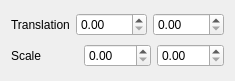
<?xml version="1.0" encoding="UTF-8"?>
<ui version="4.0">
 <class>Transform</class>
 <widget class="QWidget" name="Transform">
  <property name="geometry">
   <rect>
    <x>0</x>
    <y>0</y>
    <width>198</width>
    <height>81</height>
   </rect>
  </property>
  <property name="windowTitle">
   <string>Form</string>
  </property>
  <layout class="QVBoxLayout" name="verticalLayout">
   <item>
    <layout class="QHBoxLayout" name="layout_translation">
     <item>
      <widget class="QLabel" name="translation_label">
       <property name="text">
        <string>Translation</string>
       </property>
      </widget>
     </item>
     <item>
      <widget class="QDoubleSpinBox" name="translate_x">
       <property name="decimals">
        <number>2</number>
       </property>
       <property name="maximum">
        <double>2000.000000000000000</double>
       </property>
      </widget>
     </item>
     <item>
      <widget class="QDoubleSpinBox" name="translate_y">
       <property name="maximum">
        <double>2000.000000000000000</double>
       </property>
      </widget>
     </item>
    </layout>
   </item>
   <item>
    <layout class="QHBoxLayout" name="layout_scale">
     <item>
      <widget class="QLabel" name="scale_label">
       <property name="text">
        <string>Scale</string>
       </property>
      </widget>
     </item>
     <item>
      <widget class="QDoubleSpinBox" name="scale_x"/>
     </item>
     <item>
      <widget class="QDoubleSpinBox" name="scale_y"/>
     </item>
    </layout>
   </item>
  </layout>
 </widget>
 <resources/>
 <connections/>
</ui>
